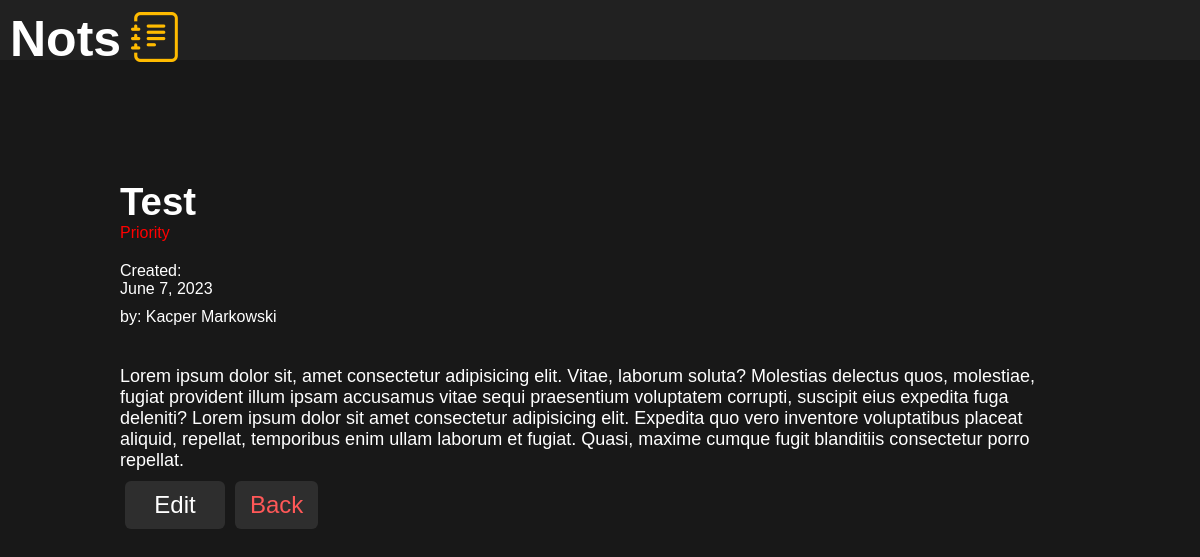
The page /details/51 on the database its author committed.
### NotsApp/models.py (models this page shows, shortened)
class Note(models.Model):
    title = models.CharField(max_length=20)
    content = models.TextField()
    created = models.DateField(auto_now_add=True)
    author = models.CharField(max_length=50)
    priority = models.ForeignKey(Priority, on_delete=models.CASCADE, related_name='notes')
    noteManager = models.Manager()

class Priority(models.Model):
    title = models.CharField(max_length=20)
    shortcut = models.CharField(max_length=15, default='')
    color = models.CharField(max_length=15)
    weight = models.IntegerField(default=0, validators=[MaxValueValidator(6), MinValueValidator(0)])
    priorityManager = models.Manager()

### NotsApp/views.py (the view)
# urls.py: path('details/<int:pk>', NoteDetailView.as_view(), name='details'),
class NoteDetailView(DetailView):
    model = Note
    template_name = 'web/details.html'

### templates/web/details.html
{% extends 'web/base.html' %}
{% block content %}
    <main>
        <div class="main">
            <div class="title_priority">
                <div class="title"><h1>{{ note.title }}</h1></div>
                <div class="priority_detail" style="color: {{ note.priority.color }};">{{ note.priority.title }}</div>
            </div>
            <div class="date_author">
                Created:
                <div class="date">{{ note.created }}</div>
                <div class="author">by: {{ note.author }}</div>
            </div>
            <div class="text">{{ note.content }}</div>
            <div class="add">
                <a href="/edit/{{ note.id }}" >Edit</a>
            </div>
            <a href=".." class="cancel" style="color: #ff5858">Back</a>
        </div>
    </main>
{% endblock %}

### NotsApp/static/css/style.css (style rules this page uses)
* { color: #ffffff; font-family: Arial, Helvetica, sans-serif; }
body { background-color: #181818; margin: 0px; }
a { text-decoration: none; }
main { display: flex; flex-wrap: wrap; margin: auto; width: 100%; }
.main { padding: 10% 10% 0px; display: flex; flex-wrap: wrap; width: 80%; }
.title_priority { width: 100%; margin-right: auto; }
.title { font-size: larger; }
.title>h1 { margin: 0px; word-wrap: break-word; }
.priority_detail { width: 100%; height: auto; margin-bottom: 10px; }
.date_author { margin-top: 10px; width: 100%; float: left; }
.date { margin-bottom: 10px; }
.author { word-wrap: break-word; }
.text { margin-top: 40px; width: 100%; word-wrap: break-word; font-size: large }
.add { font-size: x-large; background-color: #2e2e2e; padding: 10px 15px; width: 70px; margin: 10px 5px; border-radius: 6px; transition: background-color 100ms; text-align: center; }
.cancel { font-size: x-large; background-color: #2e2e2e; padding: 10px 15px; width: auto; margin: 10px 5px; border-radius: 6px; transition: background-color 100ms; text-align: center; }

### rows shown on the page
Note: title "Test", priority "Priority", created "June 7, 2023", author "Kacper Markowski", content "Lorem ipsum dolor sit, amet consectetur adipisicing elit. Vitae, laborum soluta? Molestias delectus quos, molestiae, fugiat provident illum ipsam accusamus vitae sequi praesentium voluptatem corrupti, suscipit eius expedita fuga deleniti? Lorem ipsum dolor sit amet consectetur adipisicing elit. Expedita quo vero inventore voluptatibus placeat aliquid, repellat, temporibus enim ullam laborum et fugiat. Quasi, maxime cumque fugit blanditiis consectetur porro repellat."
